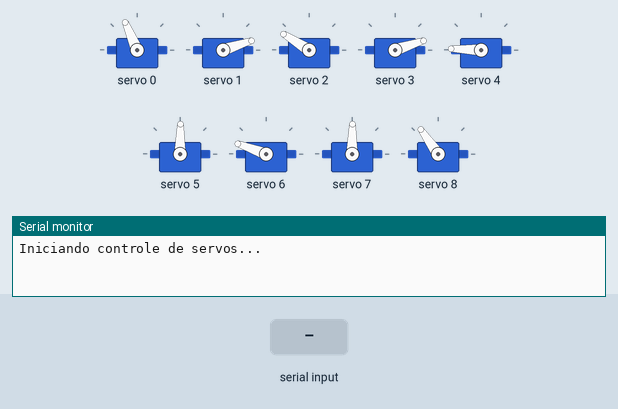
This sketch was run on a simulated Arduino Uno, built with avr-gcc and run on an emulated ATmega328P. On the bench: 9 × servo, the last lines printed to the serial monitor. Inputs (shaded band) come from the test bench.

Above: at 1.7 s.
1.8 s: "euphoric\n" received over Serial
At 3.0 s:
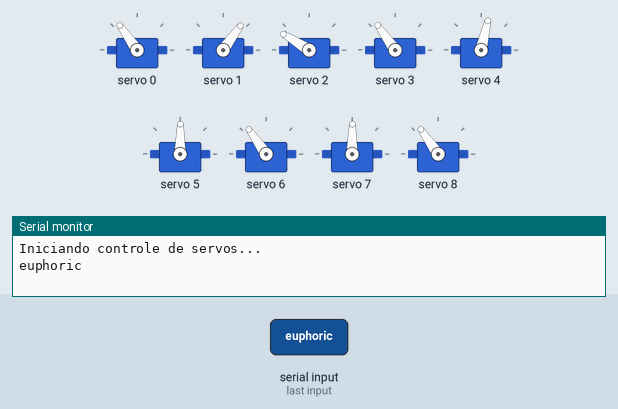
4.8 s: "neutral\n" received over Serial
At 6.8 s:
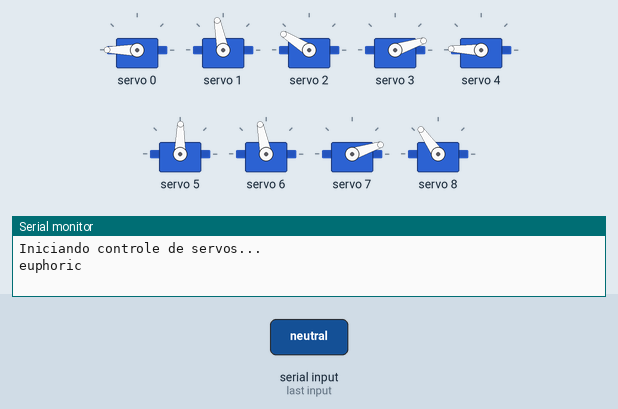
7.8 s: "happy\n" received over Serial
At 9.8 s:
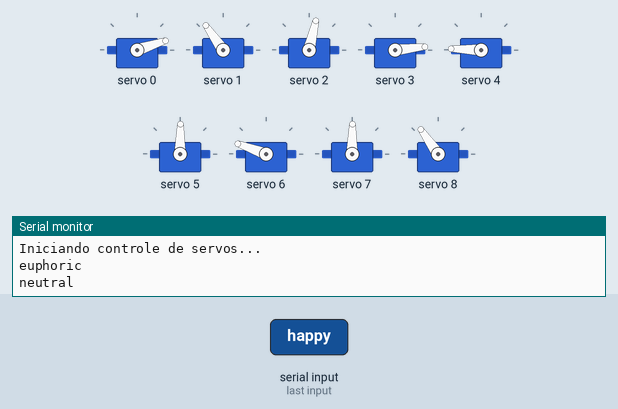
10.8 s: "parado\n" received over Serial
At 11.4 s:
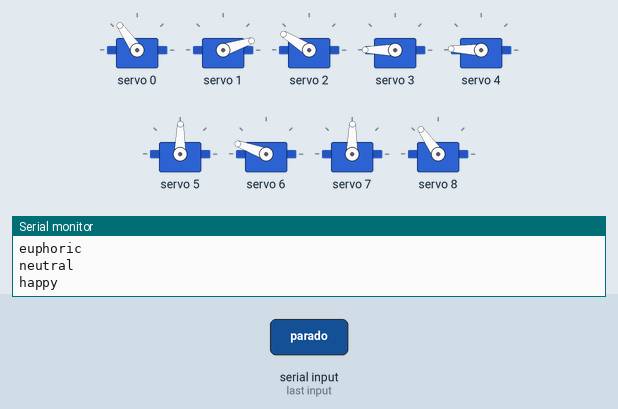
13.8 s: "sad\n" received over Serial
At 17.9 s:
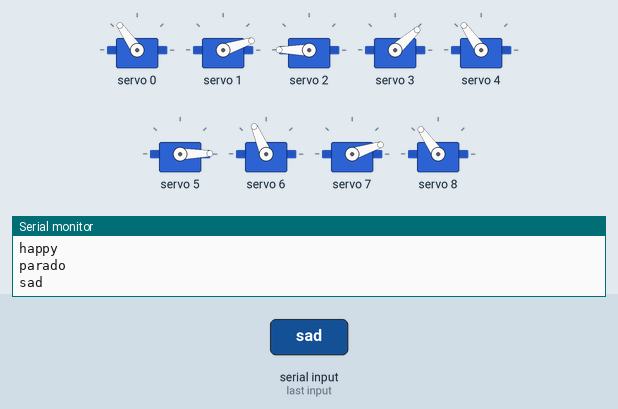
19.8 s: "loving\n" received over Serial
At 23.9 s:
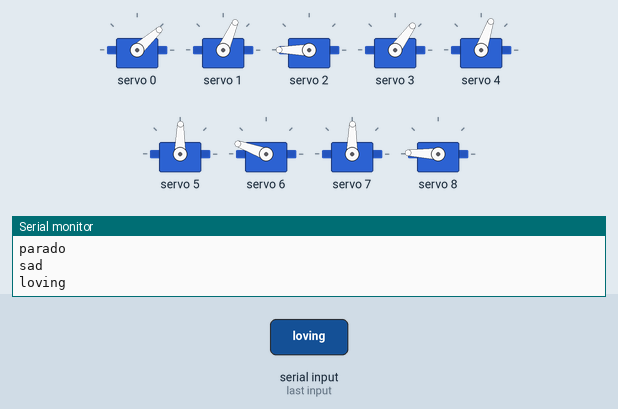
Timing chart, 0 to 27.0 s (numbered marks = the images above; inputs shaded):
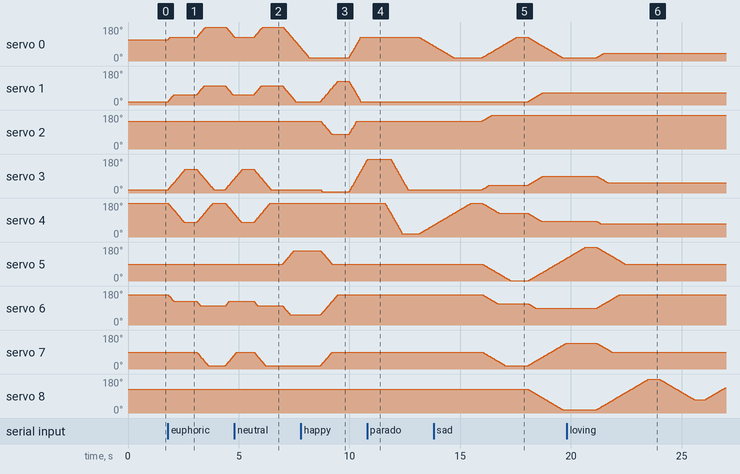

The sketch:

servo_control.ino
```cpp
#include <Wire.h>
#include <Adafruit_PWMServoDriver.h>

#define SERVO_MIN 150  // Pulso mínimo (~0 graus)
#define SERVO_MAX 600  // Pulso máximo (~180 graus)
#define ANGLE_MAX 160
#define ANGLE_MIN 0

#define MAX_POSES 2

#define default_rh 0
#define default_re 0
#define default_prs 110
#define default_ors 0
#define default_ols 135
#define default_pls 60
#define default_le 120
#define default_lh 60
#define default_h 90

int current_angle[9] = { 0 };
int next_angle[9] = { 0 };
bool toggle = false;
String texto = "-1";

typedef struct move {
  int size;  //quantidade de poses
  int speed;
  int poses[MAX_POSES][9];
} Move;

Move happy;
Move neutral;
Move euphoric;
Move parado;
Move sad;
Move loving;

// Corrigido: posições alinhadas com o enum Servo
int right_up_left_down[9] = {
  default_rh + 90,  // RIGHT_HAND
  default_re,       // RIGHT_ELBOW
  default_prs,      // P_RIGHT_SHOULDER
  180,              // O_RIGHT_SHOULDER
  default_ols,      // O_LEFT_SHOULDER
  default_pls,      // P_LEFT_SHOULDER
  default_le,       // LEFT_ELBOW
  default_lh,       // LEFT_HAND
  default_h         // HEAD
};

int left_up_right_down[9] = {
  default_rh + 90,  // RIGHT_HAND
  default_re,       // RIGHT_ELBOW
  default_prs,      // P_RIGHT_SHOULDER
  default_ors,      // O_RIGHT_SHOULDER
  0,                // O_LEFT_SHOULDER
  default_pls,      // P_LEFT_SHOULDER
  default_le,       // LEFT_ELBOW
  default_lh,       // LEFT_HAND
  default_h         // HEAD
};

int neutral_right[9] = {
  default_rh,        // RIGHT_HAND
  default_re + 90,   // RIGHT_ELBOW
  default_prs - 60,  // P_RIGHT_SHOULDER
  default_ors - 10,  // O_RIGHT_SHOULDER
  default_ols,       // O_LEFT_SHOULDER
  default_pls,       // P_LEFT_SHOULDER
  default_le,        // LEFT_ELBOW
  default_lh,        // LEFT_HAND
  default_h          // HEAD
};

int neutral_left[9] = {
  default_rh,        // RIGHT_HAND
  default_re,        // RIGHT_ELBOW
  default_prs,       // P_RIGHT_SHOULDER
  default_ors,       // O_RIGHT_SHOULDER
  default_ols + 10,  // O_LEFT_SHOULDER
  default_pls + 60,  // P_LEFT_SHOULDER
  default_le - 90,   // LEFT_ELBOW
  ANGLE_MIN,         // LEFT_HAND
  default_h          // HEAD
};

int hands_up[9] = {
  default_rh + 90,  // RIGHT_HAND
  default_re + 30,  // RIGHT_ELBOW
  default_prs,      // P_RIGHT_SHOULDER
  90,               // O_RIGHT_SHOULDER
  50,               // O_LEFT_SHOULDER
  default_pls,      // P_LEFT_SHOULDER
  default_le - 30,  // LEFT_ELBOW
  default_lh,       // LEFT_HAND
  default_h         // HEAD
};

int hands_down[9] = {
  140,          // RIGHT_HAND
  70,           // RIGHT_ELBOW
  default_prs,  // P_RIGHT_SHOULDER
  default_ors,  // O_RIGHT_SHOULDER
  default_ols,  // O_LEFT_SHOULDER
  default_pls,  // P_LEFT_SHOULDER
  70,           // LEFT_ELBOW
  0,            // LEFT_HAND
  default_h     // HEAD
};

int parado_pose[9] = {
  default_rh,   // RIGHT_HAND
  default_re,   // RIGHT_ELBOW
  default_prs,  // P_RIGHT_SHOULDER
  default_ors,  // O_RIGHT_SHOULDER
  default_ols,  // O_LEFT_SHOULDER
  default_pls,  // P_LEFT_SHOULDER
  default_le,   // LEFT_ELBOW
  default_lh,   // LEFT_HAND
  default_h     // HEAD
};

int sad1[9] = {
  default_rh + 90,   // RIGHT_HAND **********
  default_re,        // RIGHT_ELBOW *********
  default_prs + 50,  // P_RIGHT_SHOULDER *******
  default_ors + 20,  // O_RIGHT_SHOULDER ************
  default_ols - 45,  // O_LEFT_SHOULDER
  default_pls - 75,  // P_LEFT_SHOULDER
  default_le - 40,   // LEFT_ELBOW
  default_lh - 60,   // LEFT_HAND
  default_h          // HEAD
};

int sad2[9] = {
  default_rh,   // RIGHT_HAND
  default_re + 40,        // RIGHT_ELBOW
  default_prs + 40,  // P_RIGHT_SHOULDER
  default_ors + 60,  // O_RIGHT_SHOULDER
  default_ols - 80,  // O_LEFT_SHOULDER
  default_pls + 75,  // P_LEFT_SHOULDER
  default_le - 60,   // LEFT_ELBOW
  default_lh + 40,   // LEFT_HAND
  default_h - 90,         // HEAD
};

int loving1[9] = {
  default_rh + 20,   // RIGHT_HAND
  default_re + 40,        // RIGHT_ELBOW
  default_prs + 60,  // P_RIGHT_SHOULDER
  default_ors + 30,  // O_RIGHT_SHOULDER
  default_ols - 90,  // O_LEFT_SHOULDER
  default_pls,  // P_LEFT_SHOULDER
  default_le ,   // LEFT_ELBOW
  default_lh ,   // LEFT_HAND
  default_h + 45,         // HEAD
};

int loving2[9] = {
  default_rh + 20,   // RIGHT_HAND
  default_re + 40,        // RIGHT_ELBOW
  default_prs + 60,  // P_RIGHT_SHOULDER
  default_ors + 30,  // O_RIGHT_SHOULDER
  default_ols - 90,  // O_LEFT_SHOULDER
  default_pls,  // P_LEFT_SHOULDER
  default_le ,   // LEFT_ELBOW
  default_lh ,   // LEFT_HAND
  default_h - 45,         // HEAD
};


enum Servo {
  RIGHT_HAND,        //0
  RIGHT_ELBOW,       //1
  P_RIGHT_SHOULDER,  //2
  O_RIGHT_SHOULDER,  //3
  O_LEFT_SHOULDER,   //4
  P_LEFT_SHOULDER,   //5
  LEFT_ELBOW,        //6
  LEFT_HAND,         //7
  HEAD               //8
};


Adafruit_PWMServoDriver pwm = Adafruit_PWMServoDriver();

void set_angle(int channel, int angle) {
  int pulse = map(angle, 0, 180, SERVO_MIN, SERVO_MAX);
  pwm.setPWM(channel, 0, pulse);
}

void reset_servos() {
  set_angle(RIGHT_HAND, 80);
  next_angle[RIGHT_HAND] = 80;
  current_angle[RIGHT_HAND] = 80;

  set_angle(RIGHT_ELBOW, 0);
  next_angle[RIGHT_ELBOW] = 0;
  current_angle[RIGHT_ELBOW] = 0;

  set_angle(P_RIGHT_SHOULDER, 110);
  next_angle[P_RIGHT_SHOULDER] = 110;
  current_angle[P_RIGHT_SHOULDER] = 110;

  set_angle(O_RIGHT_SHOULDER, 0);
  next_angle[O_RIGHT_SHOULDER] = 0;
  current_angle[O_RIGHT_SHOULDER] = 0;

  set_angle(O_LEFT_SHOULDER, 135);
  next_angle[O_LEFT_SHOULDER] = 135;
  current_angle[O_LEFT_SHOULDER] = 135;

  set_angle(P_LEFT_SHOULDER, 60);
  next_angle[P_LEFT_SHOULDER] = 60;
  current_angle[P_LEFT_SHOULDER] = 60;

  set_angle(LEFT_ELBOW, 120);
  next_angle[LEFT_ELBOW] = 120;
  current_angle[LEFT_ELBOW] = 120;

  set_angle(LEFT_HAND, 60);
  next_angle[LEFT_HAND] = 60;
  current_angle[LEFT_HAND] = 60;

  set_angle(HEAD, 90);
  next_angle[HEAD] = 90;
  current_angle[HEAD] = 90;
}

void set_pose(int pose[9]) {
  next_angle[O_RIGHT_SHOULDER] = pose[O_RIGHT_SHOULDER];
  next_angle[P_RIGHT_SHOULDER] = pose[P_RIGHT_SHOULDER];
  next_angle[RIGHT_ELBOW] = pose[RIGHT_ELBOW];
  next_angle[RIGHT_HAND] = pose[RIGHT_HAND];
  next_angle[P_LEFT_SHOULDER] = pose[P_LEFT_SHOULDER];
  next_angle[O_LEFT_SHOULDER] = pose[O_LEFT_SHOULDER];
  next_angle[LEFT_ELBOW] = pose[LEFT_ELBOW];
  next_angle[LEFT_HAND] = pose[LEFT_HAND];
  next_angle[HEAD] = pose[HEAD];
}

void execute_move(Move move) {
  for (int step = 0; step < move.size; step++) {
    set_pose(move.poses[step]);

    bool done = false;
    while (!done) {
      done = true;
      for (int i = 0; i < 9; i++) {
        if (current_angle[i] < next_angle[i]) {
          current_angle[i] = min(current_angle[i] + move.speed, next_angle[i]);
          done = false;
        } else if (current_angle[i] > next_angle[i]) {
          current_angle[i] = max(current_angle[i] - move.speed, next_angle[i]);
          done = false;
        }
        set_angle(i, current_angle[i]);
      }
      delay(10);
    }

    delay(500);  // Pequena pausa entre poses
  }
}

void setup() {
  Serial.begin(9600);
  Serial.println("Iniciando controle de servos...");

  pwm.begin();
  pwm.setPWMFreq(50);  // Frequência padrão de servo: 50Hz

  reset_servos();
  delay(500);

  happy.size = 2;
  happy.speed = 3;
  for (int i = 0; i < 9; i++) {
    happy.poses[0][i] = right_up_left_down[i];
    happy.poses[1][i] = left_up_right_down[i];
  }

  neutral.size = 2;
  neutral.speed = 2;
  for (int i = 0; i < 9; i++) {
    neutral.poses[0][i] = neutral_left[i];
    neutral.poses[1][i] = neutral_right[i];
  }

  euphoric.size = 2;
  euphoric.speed = 2;
  for (int i = 0; i < 9; i++) {
    euphoric.poses[0][i] = hands_up[i];
    euphoric.poses[1][i] = hands_down[i];
  }

  parado.size = 1;
  parado.speed = 1;
  for (int i = 0; i < 9; i++) {
    parado.poses[0][i] = parado_pose[i];
  }

  sad.size = 2;
  sad.speed = 1;
  for (int i = 0; i < 9; i++) {
    sad.poses[0][i] = sad1[i];
    sad.poses[1][i] = sad2[i];
  }

  loving.size = 2;
  loving.speed = 1;
  for (int i = 0; i < 9; i++) {
    loving.poses[0][i] = loving1[i];
    loving.poses[1][i] = loving2[i];
  }
}


void loop() {

  if (Serial.available() > 0) {
    texto = Serial.readStringUntil('\n');
    texto.trim();
    Serial.println(texto);
  }
  if (texto == "-1") texto = -1;
  else if (texto == "euphoric") execute_move(euphoric);
  else if (texto == "neutral") execute_move(neutral);
  else if (texto == "happy") execute_move(happy);
  else if (texto == "parado") execute_move(parado);
  else if (texto == "sad") execute_move(sad);
  else if (texto == "loving") execute_move(loving);
}
```

Measured:
- after the input at 1.8 s, servo 0: rises from 113° to 180° in 1.7 s, then falls to 127° in 1.3 s; servo 1: rises from 18° to 101° in 1.6 s, then falls to 54° in 1.3 s
- after the input at 4.8 s, servo 3: goes on until 6.4 s, then stays 18°; servo 5: moves from 89° to 160° over 0.51 s, starting after 2.2 s; servo 7: goes on until 6.2 s, then stays 18°
- after the input at 7.8 s, servo 4: goes on until 8.8 s, then stays 178°; servo 5, servo 7: goes on until 9.2 s, then stays 89°; servo 6: goes on until 9.5 s, then stays 160°
- after the input at 10.8 s, servo 0: moves from 125° to 81° over 0.62 s, starting after 2.4 s; servo 3: goes on until 12.6 s, then stays 18°
- after the input at 13.8 s, servo 1: moves from 18° to 66° over 0.67 s, starting after 4.3 s; servo 2: moves from 148° to 180° over 0.45 s, starting after 2.2 s; servo 3: moves from 18° to 89° over 2.7 s, starting after 2.2 s; servo 6: moves from 160° to 89° over 2.4 s, starting after 2.2 s; servo 8: moves from 125° to 18° over 1.5 s, starting after 4.3 s
- after the input at 19.8 s, servo 0: goes on until 21.5 s, then stays 42°; servo 1: stops changing and stays 66°
